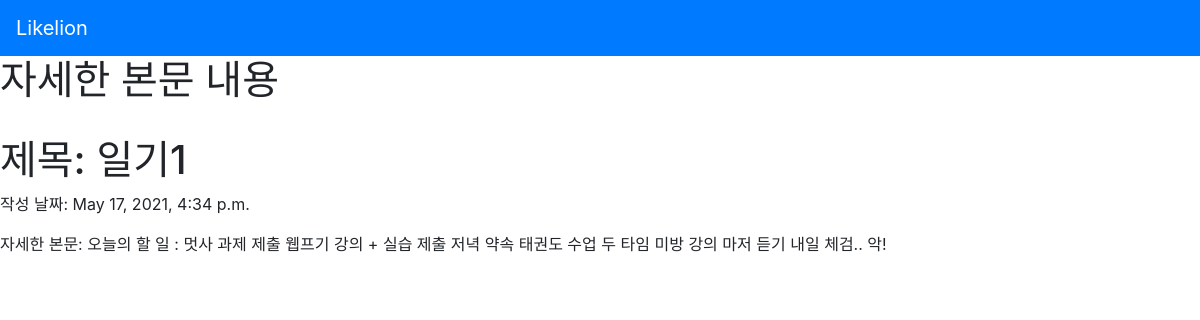
Page /diary/1 on the earlier database version.
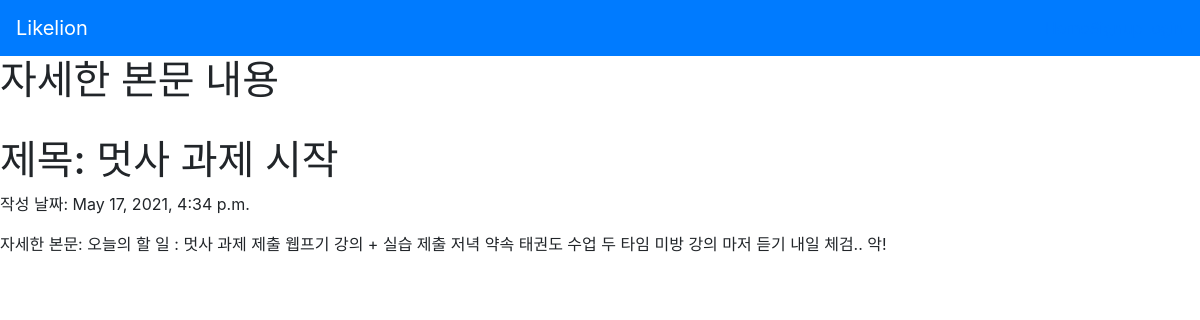
Same page on the later database version.
### diaryapp/models.py (models this page shows, shortened)
class Diary(models.Model):
    title = models.CharField(max_length=200)
    pub_date = models.DateTimeField('data published')
    body = models.TextField()

### diaryapp/views.py (the view)
# urls.py: path('diary/<int:diary_id>', diaryapp.views.detail, name="detail"),
def detail(request, diary_id):
    diary_detail = get_object_or_404(Diary, pk = diary_id)
    return render(request, 'detail.html', {'diary' : diary_detail})

### diaryapp/templates/detail.html (shortened to what this page needs)
{% extends 'base.html' %}
{% block content %}
<h1>자세한 본문 내용</h1>
<h1>제목: {{diary.title}}</h1>
<p>작성 날짜: {{diary.pub_date}}</p>
<p>자세한 본문: {{diary.body}}</p>
{% endblock %}

Differences in the rows shown:
changed Diary "오늘의 할 일 : 멋사 과제 제출 웹프기 강의 + 실습 제출 저녁 약속 태권도 수업 두 타임 미방 강의 마저 듣기 내일 체검.. 악!": title "일기1" → "멋사 과제 시작"
